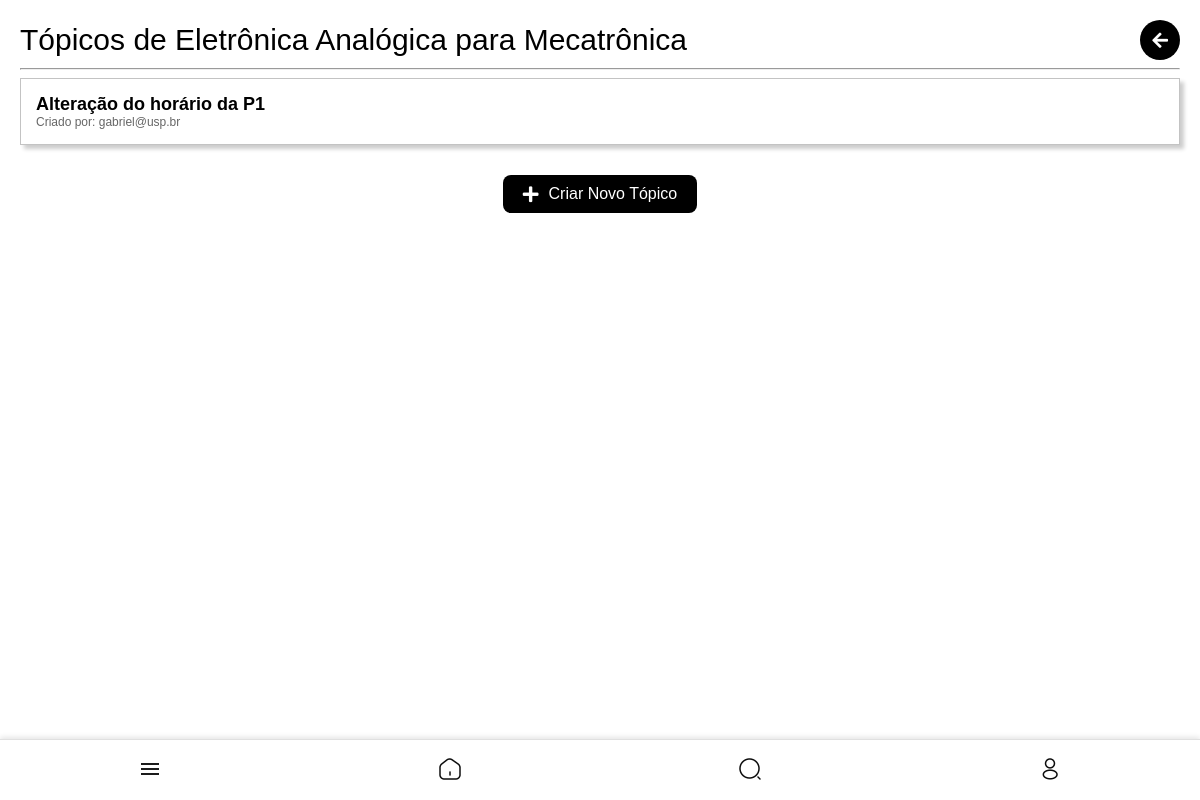
Before: /disciplinas/1102/forum/ (signed in) with the older database file.
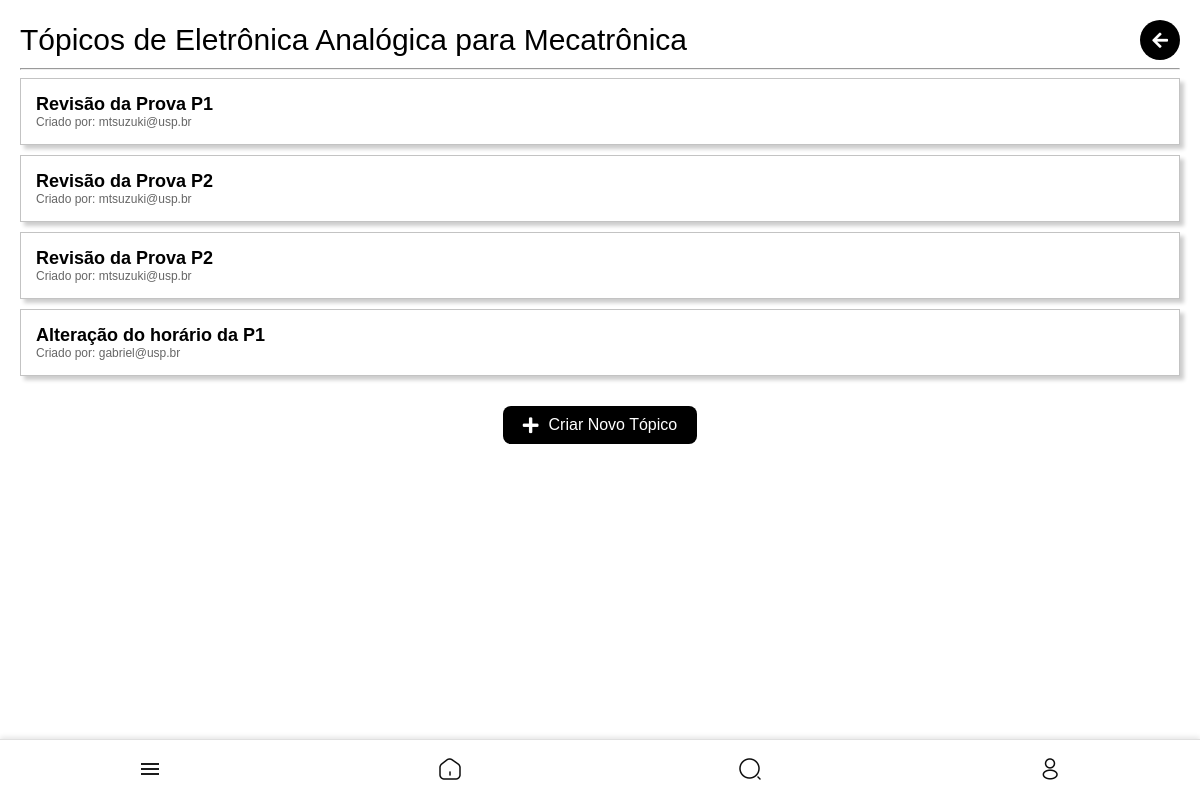
After: the same page with the newer database file.
### core/models.py (models this page shows, shortened)
class Topico(models.Model):
    titulo = models.CharField(max_length=255)
    descricao = models.TextField()
    disciplina = models.ForeignKey(Disciplina, related_name='topicos', on_delete=models.CASCADE)
    criado_por = models.ForeignKey(User, on_delete=models.CASCADE)
    data_criacao = models.DateTimeField(auto_now_add=True)

class CustomUser(AbstractUser):
    USER_TYPE_CHOICES = (
        ('aluno', 'Aluno'),
        ('representante', 'Representante de Classe'),
        ('professor', 'Professor'),
        ('entidade', 'Entidade'),
    )
    user_type = models.CharField(max_length=20, choices=USER_TYPE_CHOICES, default='aluno')
    curso = models.CharField(max_length=100, blank=True, null=True)
    semestre = models.CharField(max_length=3, blank=True, null=True)
    departamento = models.CharField(max_length=100, blank=True, null=True)
    foto = models.ImageField(upload_to='user_photos/', blank=True, null=True, default='defaultphoto.jpg')
    email = models.EmailField(unique=True, validators=[CustomEmailValidator()])
    eventos_interesse = models.ManyToManyField('Evento', blank=True, related_name='interessados')
    is_public_profile = models.BooleanField(default=True)
    class Meta:
        verbose_name = 'Usuário'
        verbose_name_plural = 'Usuários'

### core/views.py (the view)
# urls.py: path('disciplinas/<int:disciplina_id>/forum/', views.lista_topicos, name='lista_topicos'),
@login_required
def lista_topicos(request, disciplina_id):
    disciplina = get_object_or_404(Disciplina, id=disciplina_id)
    topicos = Topico.objects.filter(disciplina=disciplina).order_by('-data_criacao')
    return render(request, 'core/lista_topicos.html', {'disciplina': disciplina, 'topicos': topicos})

### templates/core/lista_topicos.html (shortened to what this page needs)
{% extends 'core/base.html' %}
{% block content %}
<div class="disciplinas-add-container">
    <div class="header-container">
        <h1>Tópicos de {{ disciplina.nome }}</h1>
        <div class="actions">
            <a href="{% url 'detalhe_disciplina' disciplina.id %}" class="icon-btn">
                <i class="fa fa-arrow-left"></i>
            </a>
        </div>
    </div>
    <hr>
    <ul class="disciplinas-add-list">
        {% for topico in topicos %}
        <li class="disciplina-add-item">
            <label class="topico-titulo">
                <a href="{% url 'detalhe_topico' topico.id %}" class="disciplina-nome" style="font-weight: bold; color: black; font-size:min(18px,3.5vw) ;">{{ topico.titulo }}</a>
            </label>
            <label class="disciplina-codigo" style="font-weight: normal; font-size: min(12px,3vw); color: #666;">
                Criado por: {{ topico.criado_por.username }}
            </label>
        </li>
        {% empty %}
        <li class="empty-result" style="font-size: min(15px,4vw); color: #8c8c8c;">
            Não há tópicos para esta disciplina ainda.
        </li>
        {% endfor %}
    </ul>
    {% if request.user.user_type == 'representante' or request.user.user_type == 'professor' %}
    <div class="import-disciplinas-container">
        <a href="{% url 'novo_topico' disciplina.id %}" class="import-btn">
            <i class="fa fa-plus"></i>
            <span>Criar Novo Tópico</span>
        </a>
    </div>
    {% endif %}
</div>
{% endblock %}

Changed rows visible on the page:
added Topico: titulo "Revisão da Prova P1", criado_por.username "mtsuzuki@usp.br"
added Topico: titulo "Revisão da Prova P2", criado_por.username "mtsuzuki@usp.br"
added Topico: titulo "Revisão da Prova P2", criado_por.username "mtsuzuki@usp.br"
